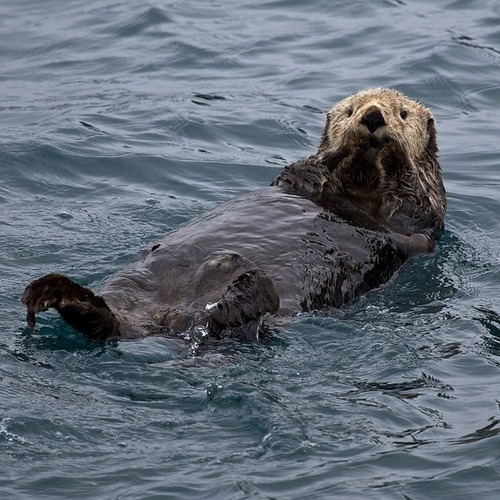
#> input picture otter.jpg, 500 x 500 px
$ python subtraction.py
#> lines starting #> are read from the running program, lines starting #| are printed output that depends on the picture
import cv2
import numpy as np
#numpy is numerical python

image1 = cv2.imread("otter.jpg",cv2.IMREAD_COLOR)
#> image1 is the input picture: shape (500, 500, 3); mean B, G, R 118.8, 108, 99
cv2.imshow("otter",image1)
cv2.waitKey(0)

image2 = cv2.imread("gorilla (1).jpg",cv2.IMREAD_COLOR)
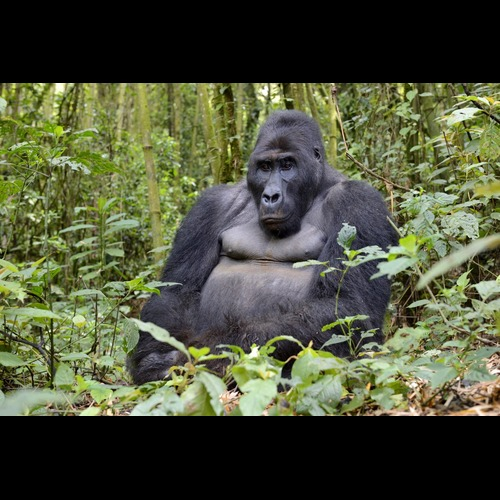
#> input picture gorilla (1).jpg, 500 x 500 px
#> image2 is the input picture: shape (500, 500, 3); mean B, G, R 58, 81.5, 77
cv2.imshow("gorilla",image2)
cv2.waitKey(0)

subtraction1 = cv2.subtract(image1,image2)
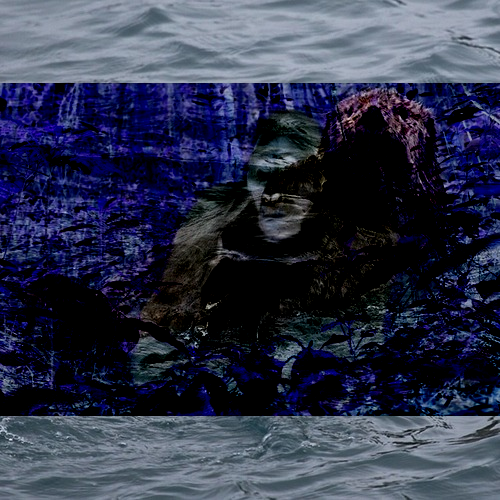
#> subtraction1: shape (500, 500, 3); mean B, G, R 74.3, 52.6, 47.6
cv2.imshow("subtractedimage",subtraction1)
cv2.waitKey(0)

subtraction2 = cv2.subtract(image2,image1)
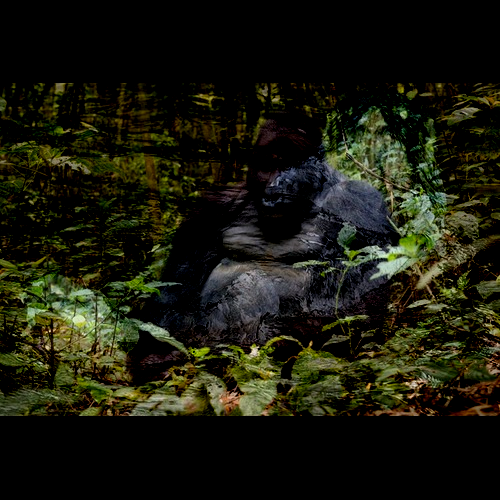
#> subtraction2: shape (500, 500, 3); mean B, G, R 13.5, 26.1, 25.5
cv2.imshow("subtractedimage2",subtraction2)
cv2.waitKey(0)
